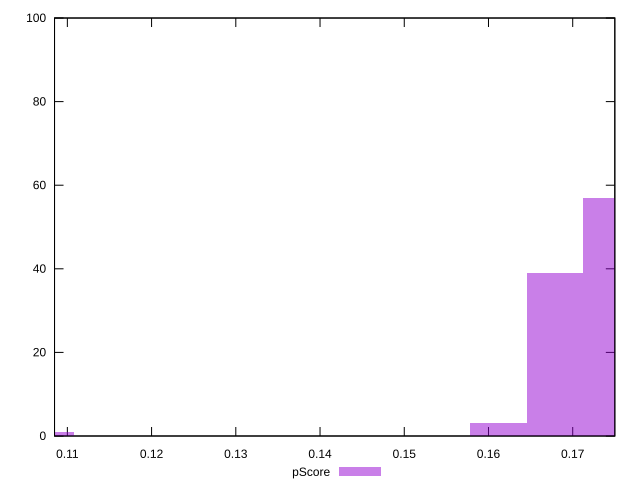

Recreate this plot in gnuplot.
reset

$pScore <<EOF
0.10743912549704285 1
0.16787363358912946 39
0.17458857893269464 57
0.16115868824556429 3
EOF

set key outside below
set boxwidth 0.006714945343565178
set xrange [0.10847763731062726:0.17500006207407315]
set yrange [0:100]
set trange [0:100]
set style fill transparent solid 0.5 noborder
set terminal svg size 640, 490 enhanced background rgb 'white'
set output "reports/report_00032_2021-02-25T10-28-15.087Z/interactive/samples/music/pScore/histogram.svg"

plot $pScore title "pScore" with boxes

reset
